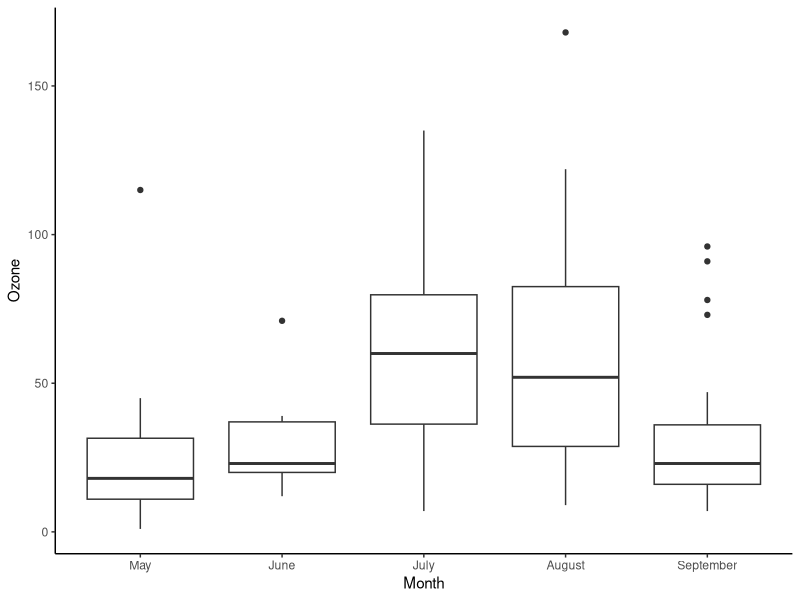
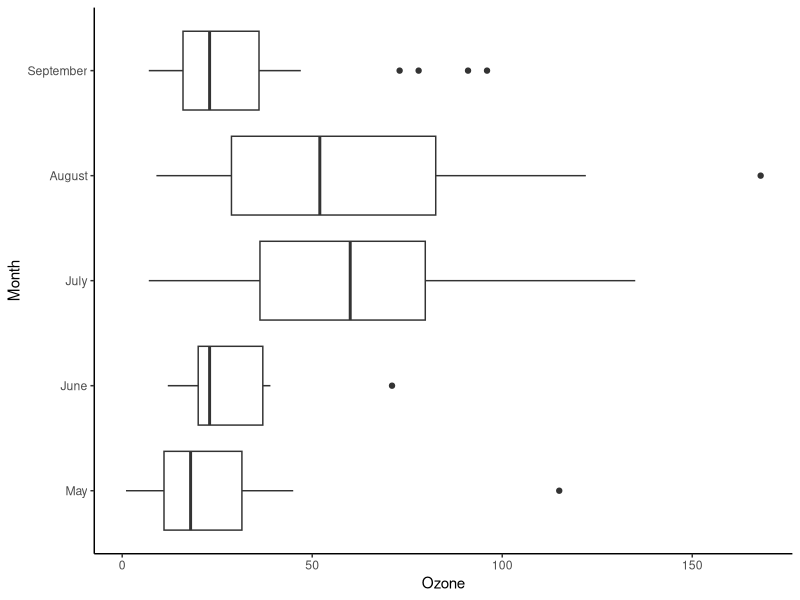
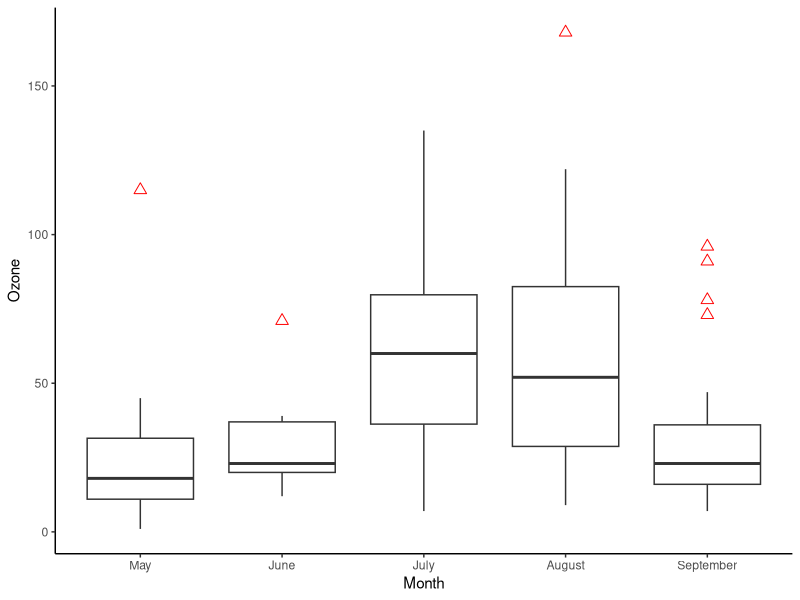
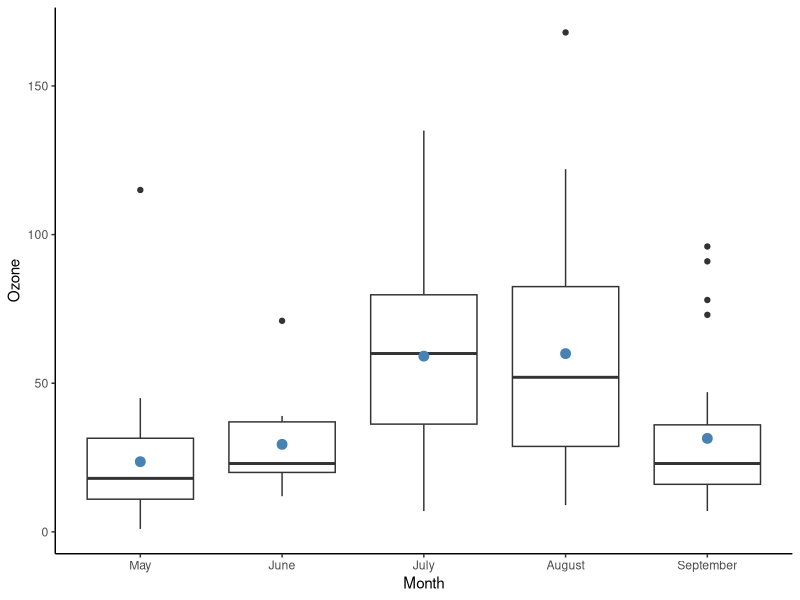
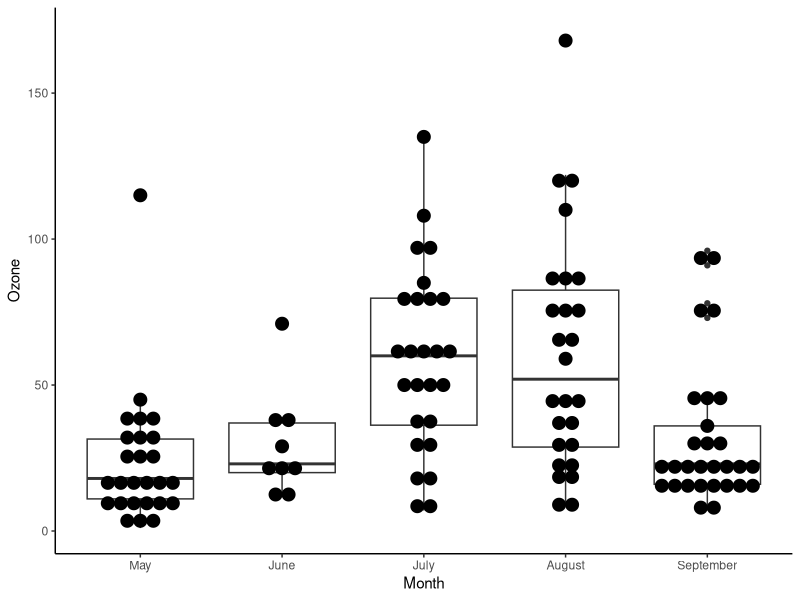
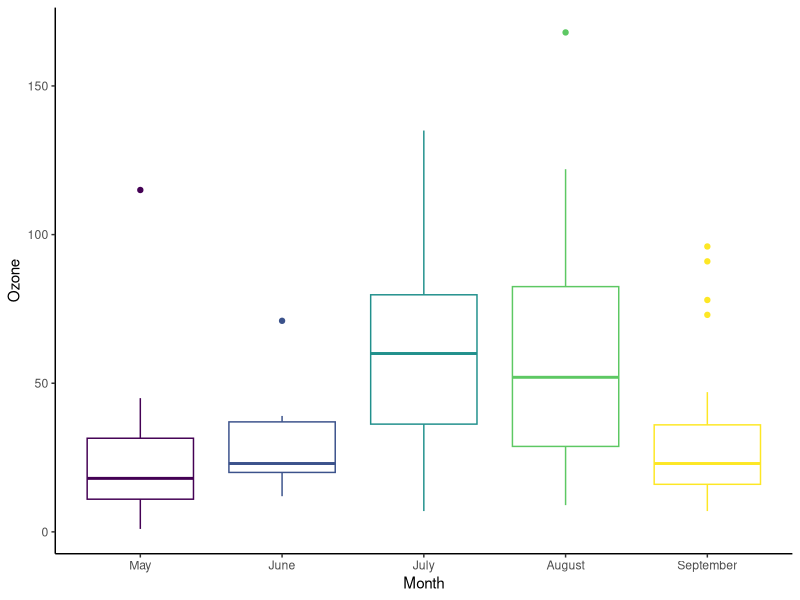
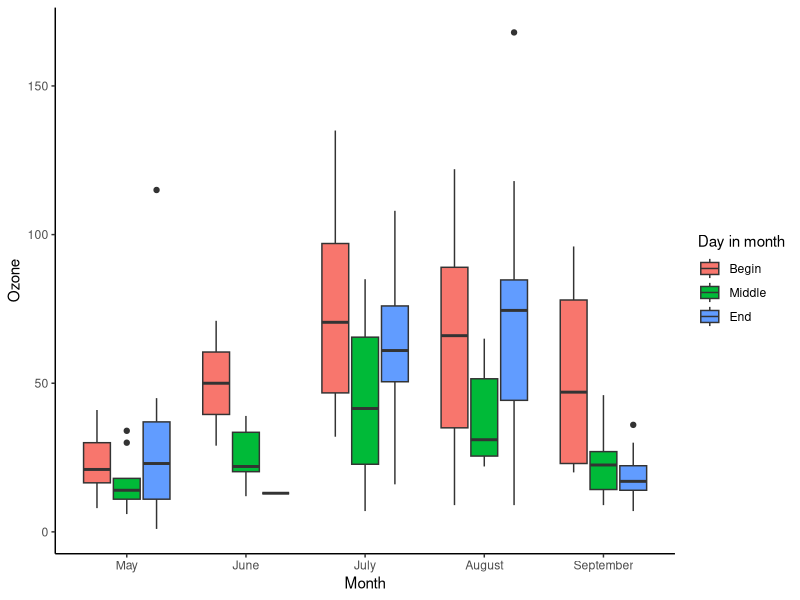
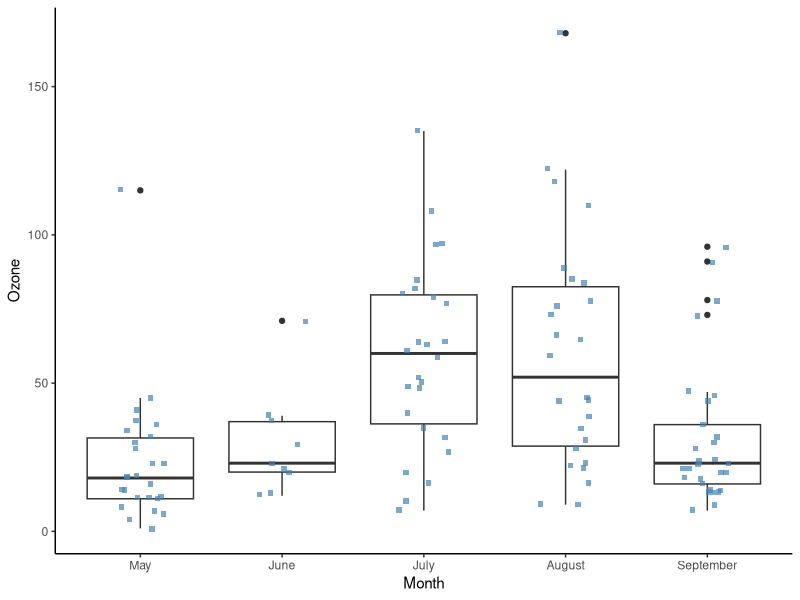

Source code (R) for these figures, in order:
## ---- chunk 1
knitr::opts_chunk$set(
  echo = TRUE,
  fig.align = "center",
  message = FALSE,
  warning = FALSE
)
## ---- chunk 2
library(dplyr)
library(ggplot2)

data_air <- airquality |>
  select(-Solar.R, -Temp) |>
  mutate(
    Month = factor(
      Month,
      ordered = TRUE,
      labels = c("May", "June", "July", "August", "September")
    ),
    day_cat = case_when(
      Day < 10 ~ "Begin",
      Day < 20 ~ "Middle",
      TRUE ~ "End"
    ) |>
      factor(levels = c("Begin", "Middle", "End"))
  )

glimpse(data_air)

data_air_nona <- data_air |>
  tidyr::drop_na()
## ---- chunk 3
box_plot <- ggplot(data_air_nona, aes(x = Month, y = Ozone))

box_plot +
  geom_boxplot() +
  theme_classic()
## ---- chunk 4
box_plot +
  geom_boxplot() +
  coord_flip() +
  theme_classic()
## ---- chunk 5
box_plot +
  geom_boxplot(
    outlier.colour = "red",
    outlier.shape = 2,
    outlier.size = 2.8
  ) +
  theme_classic()
## ---- chunk 6
box_plot +
  geom_boxplot() +
  stat_summary(
    fun = mean,
    geom = "point",
    size = 3,
    color = "steelblue"
  ) +
  theme_classic()
## ---- chunk 7
box_plot +
  geom_boxplot() +
  geom_dotplot(
    binaxis = "y",
    stackdir = "center",
    dotsize = 0.8
  ) +
  theme_classic()
## ---- chunk 8
ggplot(data_air_nona, aes(x = Month, y = Ozone, color = Month)) +
  geom_boxplot() +
  theme_classic() +
  guides(color = "none")
## ---- chunk 9
ggplot(data_air_nona, aes(x = Month, y = Ozone, fill = day_cat)) +
  geom_boxplot() +
  theme_classic() +
  labs(fill = "Day in month")
## ---- chunk 10
box_plot +
  geom_boxplot() +
  geom_jitter(
    width = 0.18,
    shape = 15,
    color = "steelblue",
    alpha = 0.7
  ) +
  theme_classic()
## ---- chunk 11
box_plot +
  geom_boxplot() +
  geom_point(shape = 5, color = "steelblue") +
  theme_classic()
## ---- chunk 12
box_plot +
  geom_boxplot(notch = TRUE) +
  theme_classic()
## ---- chunk 13
library(knitr)

dt <- data.frame(
  Objective = c("Basic box plot", "Flip orientation", "Notched box plot", "Box plot with jitter"),
  Code = c(
    "ggplot(df, aes(x, y)) + geom_boxplot()",
    "ggplot(df, aes(x, y)) + geom_boxplot() + coord_flip()",
    "ggplot(df, aes(x, y)) + geom_boxplot(notch = TRUE)",
    "ggplot(df, aes(x, y)) + geom_boxplot() + geom_jitter(width = 0.18)"
  )
)

knitr::kable(dt)
